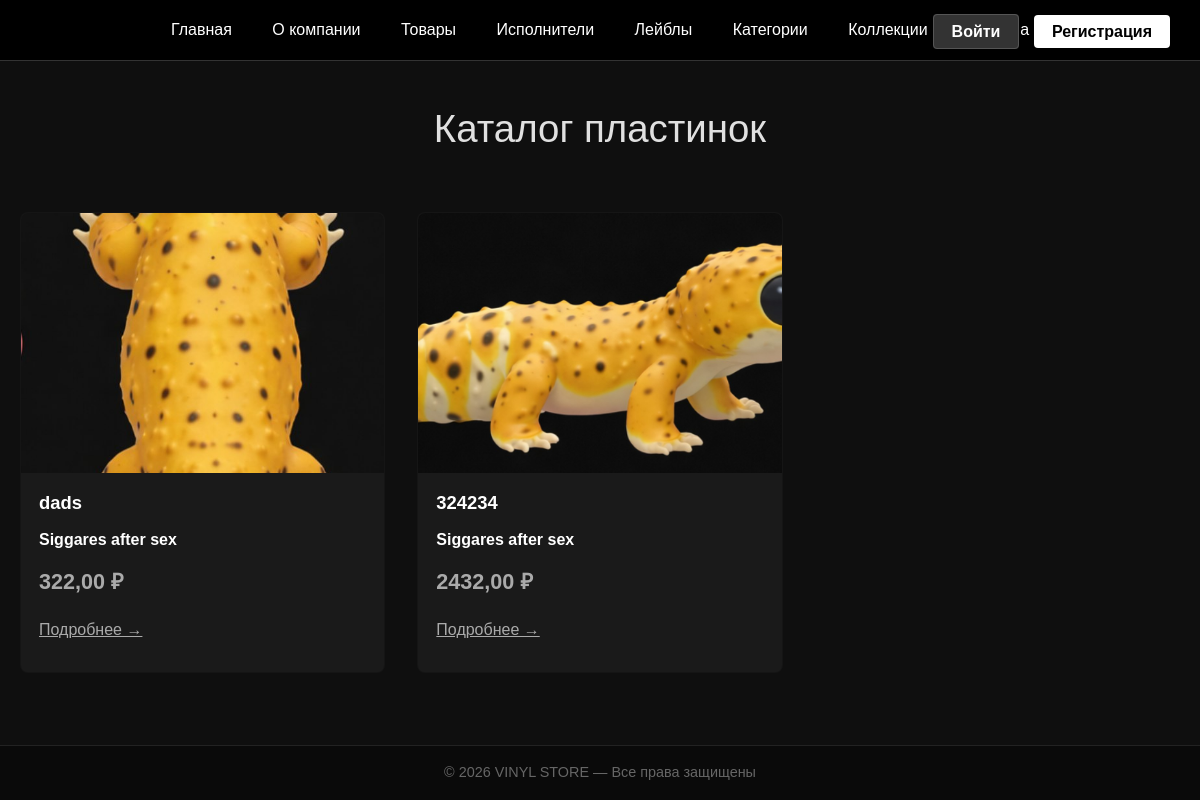
The page /plates/ on the database its author committed.
### productproject/models.py (models this page shows, shortened)
class Plate(models.Model):
    name = models.CharField(max_length=MAX_LENGTH, verbose_name='Наименование пластинки')
    description = models.TextField(null=True, blank=True, verbose_name='Описание пластинки')
    price = models.DecimalField(max_digits=10, decimal_places=2, verbose_name='Цена')
    year = models.PositiveIntegerField(null=True, blank=True, verbose_name='Год выпуска')
    photo = models.ImageField(upload_to='plates/%Y/%m/%d/', null=True, blank=True, verbose_name='Изображение')
    create_date = models.DateTimeField(auto_now_add=True, verbose_name='Дата добавления')
    is_exist = models.BooleanField(default=True, verbose_name='Доступна к заказу')
    category = models.ForeignKey(Category, on_delete=models.PROTECT, verbose_name='Категория')
    collection = models.ManyToManyField(Collection, blank=True, verbose_name='Коллекции')
    artist = models.ForeignKey(Artist, on_delete=models.PROTECT, null=True, blank=True, verbose_name='Исполнитель')
    label = models.ForeignKey(Label, on_delete=models.PROTECT, null=True, blank=True, verbose_name='Лейбл')
    genre = models.ManyToManyField(Genre, blank=True, verbose_name='Жанры')
    vinyl_format = models.ForeignKey(VinylFormat, on_delete=models.PROTECT, null=True, blank=True, verbose_name='Формат')
    condition = models.ForeignKey(Condition, on_delete=models.PROTECT, null=True, blank=True, verbose_name='Состояние')
    class Meta:
        verbose_name = 'Пластинка'
        verbose_name_plural = 'Пластинки'

class Artist(models.Model):
    name = models.CharField(max_length=MAX_LENGTH, verbose_name='Имя исполнителя')
    description = models.TextField(null=True, blank=True, verbose_name='Описание')
    country = models.CharField(max_length=100, null=True, blank=True, verbose_name='Страна')
    photo = models.ImageField(upload_to='artists/%Y/%m/%d/', null=True, blank=True, verbose_name='Фото исполнителя')
    class Meta:
        verbose_name = 'Исполнитель'
        verbose_name_plural = 'Исполнители'

### productproject/views.py (the view)
# urls.py: path('plates/', PlateListView.as_view(), name='plate_list'),
class PlateListView(ListView):
    model = Plate
    template_name = 'plates/plate_list.html'
    context_object_name = 'plates'

### productproject/templates/plates/plate_list.html (shortened to what this page needs)
{% extends 'base.html' %}
{% block content %}
    <div class="catalog-header">
        <h1>Каталог пластинок</h1>
    </div>
    <div class="grid">
        {% for plate in plates %}
        <div class="card">
            {% if plate.photo %}
                <img src="{{ plate.photo.url }}" alt="{{ plate.name }}">
            {% else %}
                <div style="height: 260px; background: #222; display: flex; align-items: center; justify-content: center; color: #555; font-size: 0.95rem;">
                    Нет фото
                </div>
            {% endif %}
            <div class="card-body">
                <h3>{{ plate.name }}</h3>
                {% if plate.artist %}
                    <p style="color: #aaa; margin: 4px 0;">{{ plate.artist.name }}</p>
                {% endif %}
                <p class="price">{{ plate.price }} ₽</p>
                <a href="{% url 'productproject:plate_detail' plate.pk %}"
                   style="color:#aaa; display:block; margin:8px 0 12px 0;">
                    Подробнее →
                </a>
            </div>
        </div>
        {% empty %}
            <p style="grid-column: 1 / -1; text-align: center; padding: 120px 20px; color: #777; font-size: 1.2rem;">
                Пластинок пока нет
            </p>
        {% endfor %}
    </div>
{% endblock %}

### templates/base.html (style rules this page uses)
* { margin: 0; padding: 0; box-sizing: border-box; }
body { font-family: Arial, sans-serif; background: #0f0f0f; color: #e0e0e0; min-height: 100vh; display: flex; flex-direction: column; }
h1 { text-align: center; margin: 40px 0 25px; font-size: 2.5rem; }
.card h5, .card h6, .card-title, .card .card-title, .card strong, .product-name, [class*="title"], .card div:first-child, .card p:first-of-type { color: #ffffff !important; font-weight: 600 !important; }

### productproject/templates/plates/plate_list.html (style rules this page uses)
.catalog-header { text-align: center; margin: 45px 0 60px 0; }
.catalog-header h1 { margin: 0 0 25px 0; font-size: 2.4rem; }
.grid { display: grid !important; grid-template-columns: repeat(auto-fill, minmax(285px, 1fr)) !important; gap: 32px !important; width: 100% !important; }
.card { background: #1a1a1a; border-radius: 8px; overflow: hidden; transition: 0.2s; display: flex; flex-direction: column; height: 100%; }
.card img { width: 100%; height: 260px; object-fit: cover; flex-shrink: 0; }
.card-body { padding: 18px; display: flex; flex-direction: column; flex-grow: 1; }
.card-body h3 { margin: 0 0 8px 0; font-size: 1.15rem; line-height: 1.35; }
.price { font-weight: bold; color: #aaaaaa; font-size: 1.35rem; margin: 10px 0 12px 0; }
.card-body h3 { margin: 0 0 8px 0; font-size: 1.15rem; line-height: 1.35; color: #ffffff !important; font-weight: 600; }

### rows shown on the page
Plate: photo (picture), name "dads", artist.name "Siggares after sex", price "322,00"
Plate: photo (picture), name "324234", artist.name "Siggares after sex", price "2432,00"
